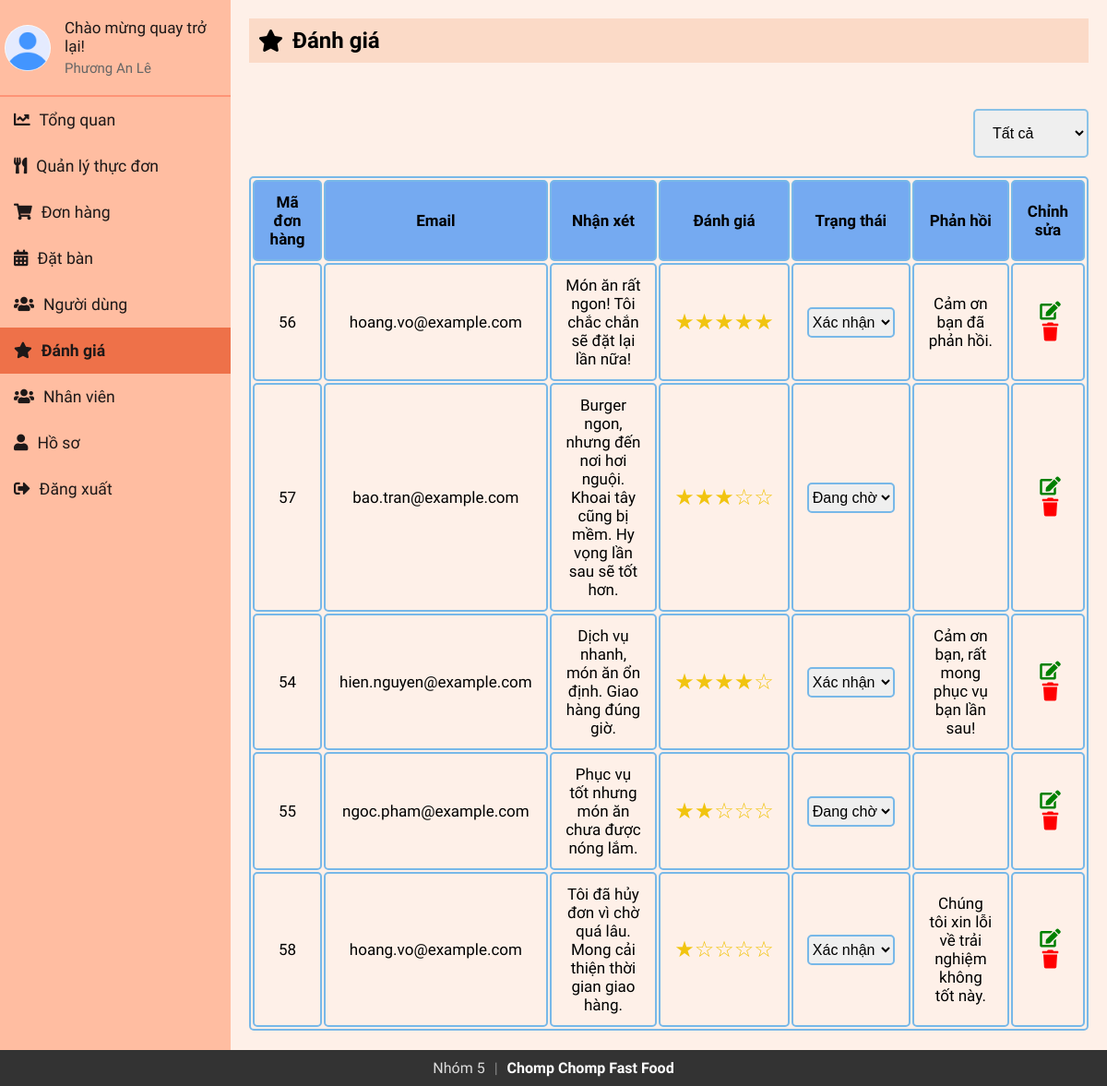
The page /Admin/reviews.php (signed in) on the database its author committed.
### tables this page shows
CREATE TABLE `staff` (
  `id` int(11) NOT NULL,
  `firstName` varchar(50) NOT NULL,
  `lastName` varchar(50) NOT NULL,
  `email` varchar(100) NOT NULL,
  `contact` varchar(15) DEFAULT NULL,
  `role` enum('superadmin','admin','delivery boy','waiter') NOT NULL,
  `password` varchar(255) NOT NULL,
  `createdAt` timestamp NOT NULL DEFAULT current_timestamp(),
  `updatedAt` timestamp NOT NULL DEFAULT current_timestamp() ON UPDATE current_timestamp(),
  `profile_image` varchar(255) NOT NULL DEFAULT 'default.jpg'
);

CREATE TABLE `reviews` (
  `review_id` int(11) NOT NULL,
  `email` varchar(255) NOT NULL,
  `order_id` int(11) DEFAULT NULL,
  `rating` int(11) NOT NULL,
  `review_text` text DEFAULT NULL,
  `review_date` date DEFAULT current_timestamp(),
  `status` enum('approved','pending','rejected') DEFAULT 'pending',
  `response` text DEFAULT NULL
);

### Admin/sidebar.php (called while the page is built, shortened)
<?php
include 'db_connection.php';
$admin_email = isset($_SESSION['email']) ? $_SESSION['email'] : '';
function getAdminInfo($email)
{
  global $conn;
  $stmt = $conn->prepare("SELECT firstName, lastName, email, profile_image FROM staff WHERE email = ?");
  $stmt->bind_param("s", $email);
  $stmt->execute();
  $stmt->bind_result($firstName, $lastName, $email,  $profile_image);
  return [
    'firstName' => $firstName ?: '',
    'lastName' => $lastName ?: '',
    'email' => $email ?: '',
    'profile_image' => $profile_image ?: 'default.jpg'
  ];
}
$admin_info = getAdminInfo($admin_email);
?>

### Admin/reviews.php (the view, shortened to what this page needs)
<?php
include 'db_connection.php';
?>
<?php
include 'sidebar.php';
?>
<!DOCTYPE html>
<html lang="en">
<head>
  <link rel="stylesheet" href="https://cdnjs.cloudflare.com/ajax/libs/font-awesome/5.15.3/css/all.min.css">
  <link rel="stylesheet" href="admin_reservation.css">
  <link rel="stylesheet" href="sidebar.css">
  <link rel="stylesheet" href="admin_review.css">
</head>
<body>
  <div class="sidebar">
    <div class="profile-section">
      <img src="../uploads/<?php echo htmlspecialchars($admin_info['profile_image']); ?>" alt="Profile Picture">
      <div class="info">
        <h3>Chào mừng quay trở lại!</h3>
        <p><?php echo htmlspecialchars($admin_info['firstName']) . ' ' . htmlspecialchars($admin_info['lastName']); ?></p>
      </div>
    </div>
    <ul>
      <li><a href="index.php"><i class="fas fa-chart-line"></i>Tổng quan</a></li>
      <li><a href="admin_menu.php"><i class="fas fa-utensils"></i>Quản lý thực đơn</a></li>
      <li><a href="admin_orders.php"><i class="fas fa-shopping-cart"></i>Đơn hàng</a></li>
      <li><a href="reservations.php"><i class="fas fa-calendar-alt"></i>Đặt bàn</a></li>
      <li><a href="users.php"><i class="fas fa-users"></i>Người dùng</a></li>
      <li><a href="reviews.php" class="active"><i class="fas fa-star"></i>Đánh giá</a></li>
      <li><a href="staffs.php"><i class="fas fa-users"></i>Nhân viên</a></li>
      <li><a href="profile.php"><i class="fas fa-user"></i>Hồ sơ</a></li>
      <li><a href="logout.php"><i class="fas fa-sign-out-alt"></i>Đăng xuất</a></li>
    </ul>
  </div>
  <div class="content">
    <div class="header">
      <h2><i class="fas fa-star"></i>Đánh giá</h2>
    </div>
    <div class="actions">
      <select id="statusFilter" name="statusFilter" onchange="filterByStatus()">
        <option value="">Tất cả</option>
      </select>
    </div>
    <div class="table">
      <table id="reviewTable">
        <thead>
          <tr>
            <th>Mã đơn hàng</th>
            <th>Email</th>
            <th>Nhận xét</th>
            <th>Đánh giá</th>
            <th>Trạng thái</th>
            <th>Phản hồi</th>
            <th>Chỉnh sửa</th>
          </tr>
        </thead>
        <tbody>
          <?php
          include 'db_connection.php';
          $sql = "SELECT * FROM reviews";
          $result = mysqli_query($conn, $sql);
          if (mysqli_num_rows($result) > 0) {
            while ($row = mysqli_fetch_assoc($result)) {
              $ratingStars = str_repeat('&#9733;', $row['rating']) . str_repeat('&#9734;', 5 - $row['rating']);
              echo "<tr>
                        <td>{$row['order_id']}</td>
                        <td>{$row['email']}</td>
                        <td>{$row['review_text']}</td>
                        <td class='rating-stars'>{$ratingStars}</td>
                        <td>
                         <select id='status-{$row['order_id']}' onchange='updateStatus({$row['order_id']}, this.value)' class='status-select'>
                         <option value='pending' " . ($row['status'] == 'pending' ? 'selected' : '') . ">Đang chờ</option>
                         <option value='approved' " . ($row['status'] == 'approved' ? 'selected' : '') . ">Xác nhận</option>
                         <option value='rejected' " . ($row['status'] == 'rejected' ? 'selected' : '') . ">Từ chối</option>
                         </select>
                        </td>
                        <td>{$row['response']}</td>
                        <td>
                            <button id='editbtn' onclick='openEditReviewModal(this)' data-id='{$row['order_id']}' data-email='{$row['email']}' data-review_text='{$row['review_text']}' data-rating='{$row['rating']}' data-response='{$row['response']}'><i class='fas fa-edit'></i></button>
                            <button id='deletebtn' onclick=\"deleteReview('{$row['order_id']}', '{$row['email']}')\"><i class='fas fa-trash'></i></button>
                        </td>
                      </tr>";
            }
          } else {
            echo "<tr><td colspan='6' style='text-align: center;'>Không có đánh giá nào.</td></tr>";
          }
          ?>
        </tbody>
      </table>
    </div>
  </div>
</body>
</html>

### Admin/admin_reservation.css (style rules this page uses)
* { margin: 0; padding: 0; }
body { background: #fef0e8; font-family: "Baloo 2", cursive; margin: 0; }
.content { margin-bottom: 40px; }
table { width: 100%; border: 2px solid #78b8e8; font-size: 17px; text-align: center; cursor: pointer; border-radius: 5px; }
table th, table td { padding: 12px 15px; border: 2px solid #78b8e8; border-radius: 5px; }
table th { background-color: rgba(60, 142, 245, 0.7); }
.header { padding: 10px; background-color: #fbdac7; margin-bottom: 20px; display: flex; align-items: center; }
.status-select { border: 2px solid #78b8e8; padding: 5px 0px 5px 0; font-size: 16px; border-radius: 5px; cursor: pointer; outline: none; }
#editbtn, #deletebtn { font-size: 20px; background: none; border: none; padding: 0 0 0 5px; outline: none; cursor: pointer; transition: transform 0.3s ease; }
#editbtn { color: green; }
#deletebtn { color: red; }
button { background-color: #0566db; color: rgb(253, 253, 253); border: 2px solid #b9d8ff; padding: 14px 20px; cursor: pointer; border-radius: 5px; transition: all 0.3s ease; font-size: 1.2rem; }
.actions { display: flex; align-items: center; margin-bottom: 20px; margin-top: 20px; gap: 7px; }
.actions select, .actions input { padding: 15px; font-size: 1rem; border-radius: 5px; border: 2px solid #8ac2e7; cursor: pointer; outline: none; }

### Admin/sidebar.css (style rules this page uses)
* { margin: 0; padding: 0; box-sizing: border-box; }
body { background: #fef0e8; font-family: "Baloo 2", cursive; display: flex; flex-direction: row; margin: 0; }
.sidebar { width: 250px; background-color: #ffbda1; color: #1d1818; overflow: auto; position: relative; min-height: 100vh; font-size: 1.1rem }
.sidebar ul li a { display: block; padding: 15px; text-decoration: none; color: #1d1818; transition: background-color 0.3s; }
.sidebar ul li a.active { background-color:#ee7149; font-weight: bold; }
.sidebar ul li a i { margin-right: 10px; }
.sidebar ul { list-style-type: none; padding: 0; }
.content { flex: 1; padding: 20px; }
.header { padding: 10px; background-color: #fbdac7; margin-bottom: 20px; display: flex; align-items: center; }
.header h2 { display: flex; align-items: center; }
.header h2 i { margin-right: 10px; }
.profile-section { padding: 20px 5px 20px 5px; display: flex; align-items: center; border-bottom: 2px solid rgba(253, 108, 77, 0.5); }
.profile-section img { width: 50px; height: 50px; border-radius: 50%; margin-right: 15px; }
.profile-section .info { flex-grow: 1; }
.profile-section .info h3 { margin: 0; font-size: 17px; font-weight: 500; }
.profile-section .info p { margin: 5px 0 0; font-size: 15px; color: #666; }
.sidebar ul li a.active { font-weight: bold; }

### Admin/admin_review.css (style rules this page uses)
* { margin: 0; padding: 0; }
body { background: #fef0e8; font-family: "Baloo 2", cursive; margin: 0; }
.actions { display: flex; justify-content: end; margin-top: 50px; }
.rating-stars { font-size: 1.5rem; color: #f1c40f; }
.content { margin-bottom: 40px; }

### Admin/reviews.php (style rules this page uses)
body { font-family: 'Baloo 2', cursive !important; }

### rows shown on the page
staff: profile_image (placeholder picture), firstName "Phương An", lastName "Lê"
reviews: order "56", email "hoang.vo@example.com", review_text "Món ăn rất ngon! Tôi chắc chắn sẽ đặt lại lần nữa!", rating "★★★★★", status+order "Xác nhận", response "Cảm ơn bạn đã phản hồi."
reviews: order "57", email "bao.tran@example.com", review_text "Burger ngon, nhưng đến nơi hơi nguội. Khoai tây cũng bị mềm. Hy vọng lần sau sẽ tốt hơn.", rating "★★★☆☆", status+order "Đang chờ"
reviews: order "54", email "hien.nguyen@example.com", review_text "Dịch vụ nhanh, món ăn ổn định. Giao hàng đúng giờ.", rating "★★★★☆", status+order "Xác nhận", response "Cảm ơn bạn, rất mong phục vụ bạn lần sau!"
reviews: order "55", email "ngoc.pham@example.com", review_text "Phục vụ tốt nhưng món ăn chưa được nóng lắm.", rating "★★☆☆☆", status+order "Đang chờ"
reviews: order "58", email "hoang.vo@example.com", review_text "Tôi đã hủy đơn vì chờ quá lâu. Mong cải thiện thời gian giao hàng.", rating "★☆☆☆☆", status+order "Xác nhận", response "Chúng tôi xin lỗi về trải nghiệm không tốt này."
